Frame 1 (no input): blank canvas, image omitted
Frame 60 (no input): blank canvas, image omitted
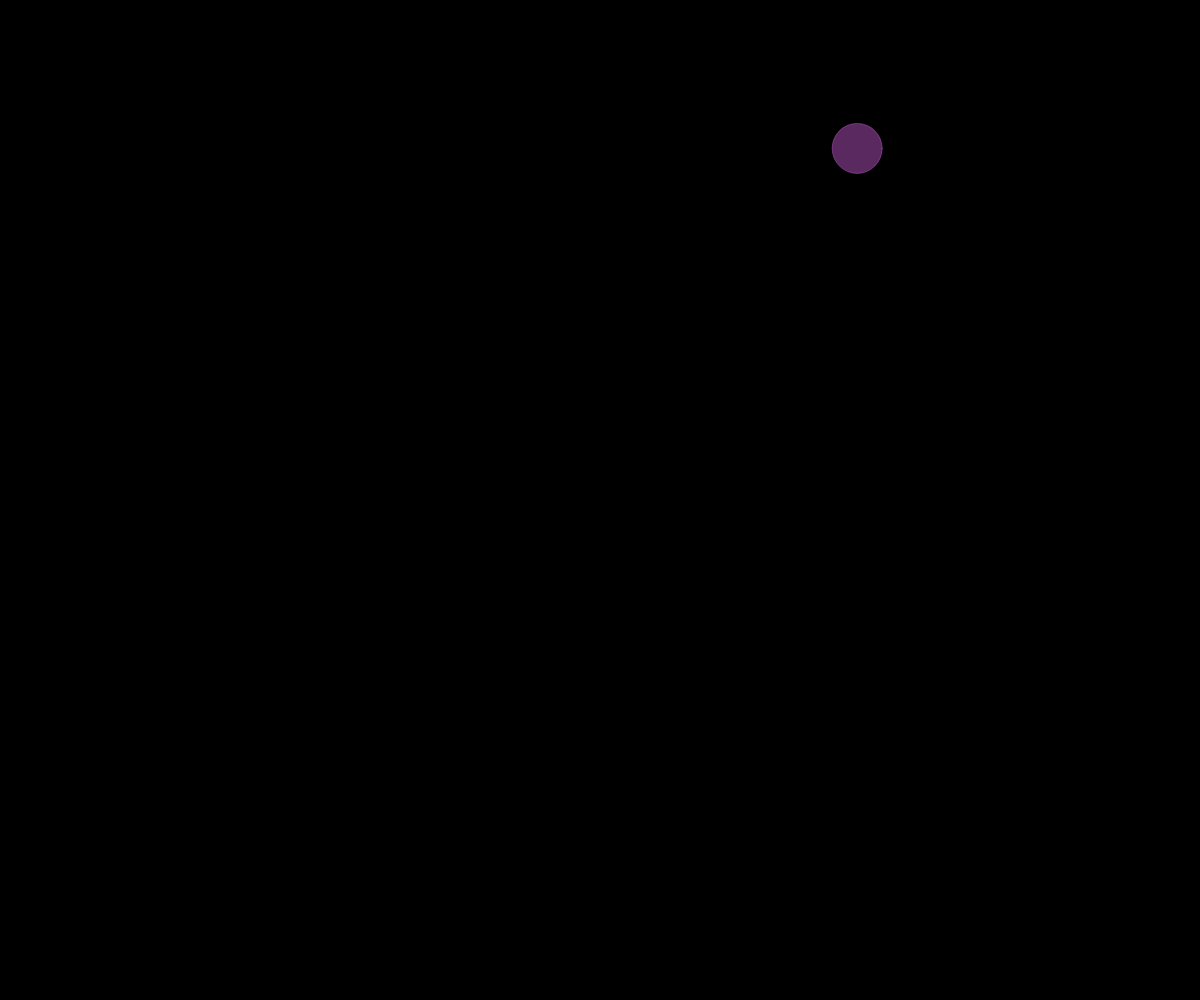
Frame 120 (the mouse pressed at the canvas centre since frame 60)

The p5.js sketch whose frames 1 and 60 were blank and that drew this single picture after the mouse press (run headless with seeded random() and noise() and a simulated clock; from frame 60 on, the mouse is pressed at the canvas centre):

// p5.js sketch
// ── sketch.js
// Project Title
// Your Name
// Date
//
// Extra for Experts:
// - describe what you did to take this project "above and beyond"

class Ball {
  constructor(x, y) {
    this.x = x;
    this.y = y;
    this.radius = 25;
    this.dx = random(-10, 10);
    this.dy = random(-10, 10);
    this.color = color(random(255), random(255), random(255), 120);
    this.isCollidingRightNow = false;
  }
  display() {
    stroke(this.color);
    if (this.isCollidingRightNow) {
      stroke(255, 0, 0);
      fill(255, 0, 0);
    }
    else {
      stroke(this.color);
      fill(this.color);
    }
    ellipse(this.x, this.y, this.radius * 2, this.radius * 2);
  }
  update() {
    this.x += this.dx;
    this.y += this.dy;

    if (this.y <= 0 + this.radius || this.y >= height - this.radius) {
      this.dy *= -1;
    }
    if (this.x <= 0 + this.radius || this.x >= width - this.radius) {
      this.dx *= -1;
    }
  }
  checkForCollision(otherBall) {
    if (dist(this.x, this.y, otherBall.x, otherBall.y) <= this.radius + otherBall.radius) {
      //Balls are colliding
      this.isCollidingRightNow = true;
      let tempDx = this.dx;
      let tempDy = this.dy;
      this.dx = otherBall.dx;
      this.dy = otherBall.dy;
      otherBall.dx = tempDx;
      otherBall.dy = tempDy;
    }
  }
}

// let someBall;
let ballArray = [];

function setup() {
  createCanvas(windowWidth, windowHeight);
  // someBall = new Ball(width/2, height/2);
}

function draw() {
  background(0);
  // someBall.update();
  // someBall.display();
  for (let i = ballArray.length-1; i >= 0; i--) {
    ballArray[i].isCollidingRightNow = false;
    for (let j = ballArray.length-1; j >= 0; j--) {
      if (i !== j) { //don't check collision against self
        ballArray[i].checkForCollision(ballArray[j]);
      }
    }
    ballArray[i].update();
    ballArray[i].display();
  }
}

function mousePressed() {
  let leBall = new Ball(mouseX, mouseY);
  ballArray.push(leBall);

}
